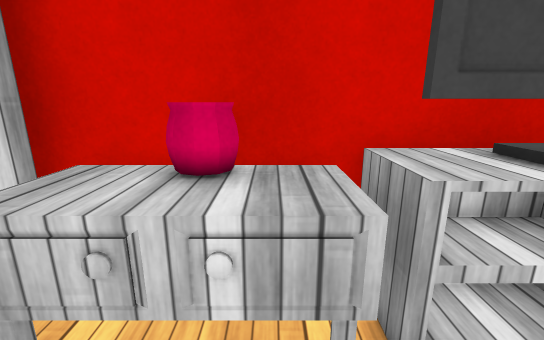
[1] (above)

12 first-person views from a walk through a 3-D level made in the Unity game engine. The camera is 1.5 m above the floor, tilts 14° down and sees 90° across. The floor is counted in squares, 0.47 m on a side. Each view is taken from the middle of a square. On the plan, view 1 faces up. The plan holds only what a view shows up to about 20 squares ahead; the rest is blank. The place goes on beyond the plan. The player is left out. Surface patterns are stand-ins for the level's own textures.

[2]
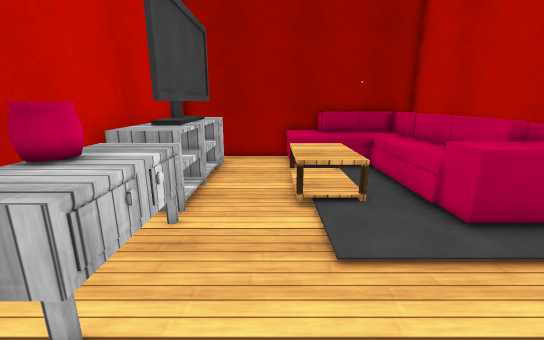

[3]
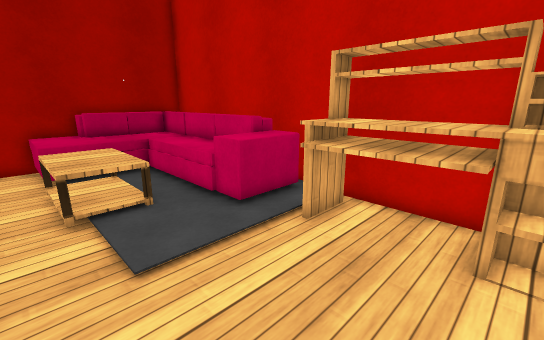

[4]
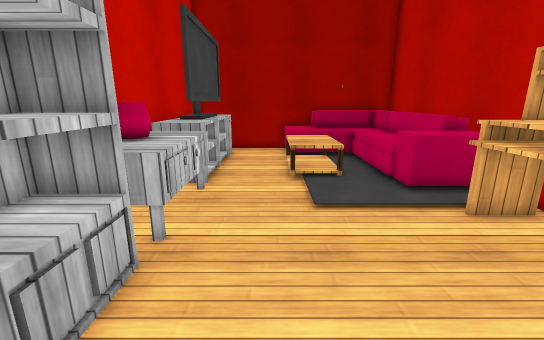

[5]
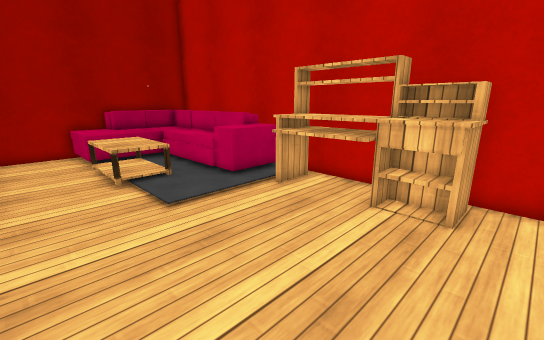

[6]
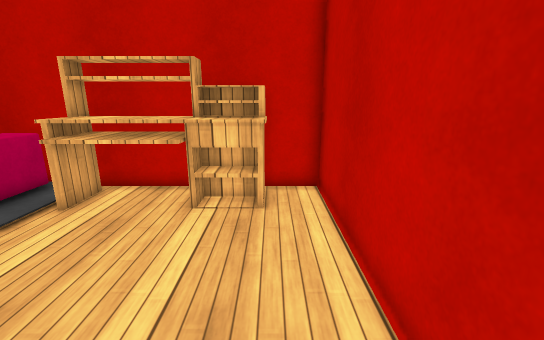

[7]
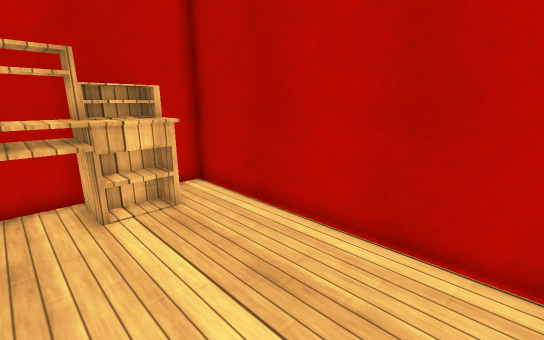

[8]
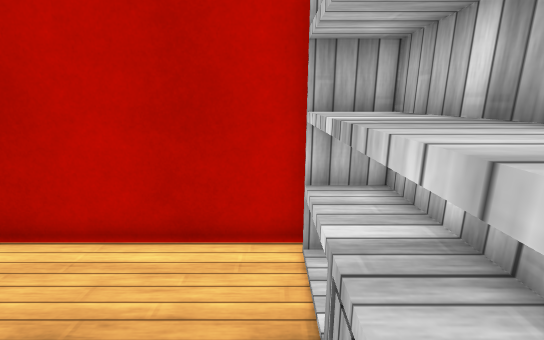

[9]
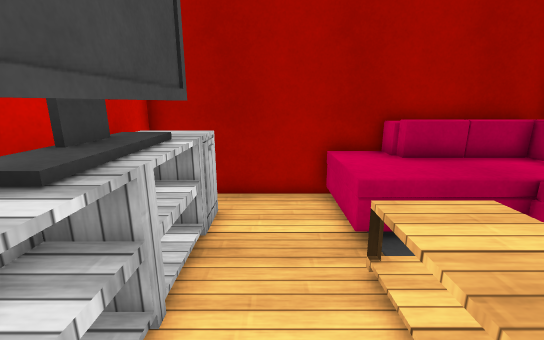

[10]
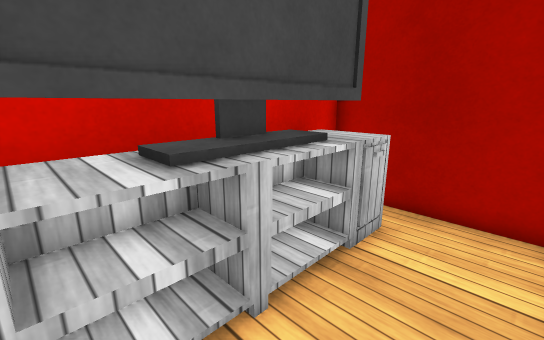

[11]
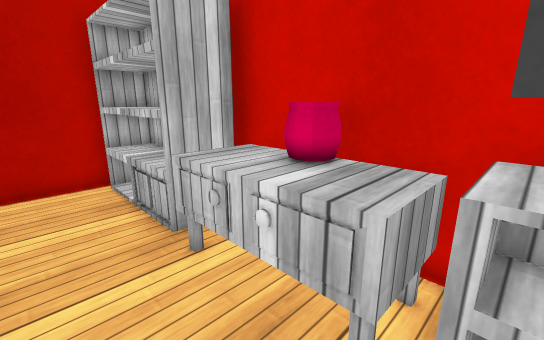

[12]
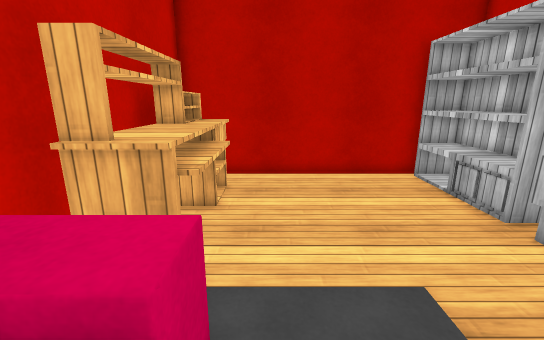

### Floor plan
Key: @ floor where view 1 was taken; # wall or solid block; . floor; = window, fence, low wall or low ledge; ^ raised ledge.
Columns run from 10 left of view 1 to 10 right of it. Each row starts with its distance up from view 1.
  5      ################
  4 #######^^^^^^^^^^^^^#
  3 #=====#^^^^^======#.#
  2 #......=====........#
  1 #...................#
  0 #.........@.........#
 -1 #...........^^^^.^^^^
 -2 #...........^^^^.^^^^
 -3 #...........^^^^.^^^^
 -4 #................^^^^
 -5 #....^^^..^^^^^^^^^^^
 -6 #.^^^^^^^#^^ ^^^^^^^^
 -7 #.########^^^^^^^^^^^
 -8 ####    #############

Where each view was taken, in squares from view 1:
view 1: 0 up, 0 right, facing up
view 2: 0 up, 6 left, facing right
view 3: 0 up, 6 left, facing down-right
view 4: 0 up, 9 left, facing right
view 5: 2 up, 9 left, facing down-right
view 6: 2 up, 8 left, facing down
view 7: 2 up, 4 left, facing down-left
view 8: 2 up, 4 left, facing left
view 9: 1 up, 1 right, facing right
view 10: 0 up, 2 right, facing up-right
view 11: 0 up, 2 right, facing up-left
view 12: 4 down, 3 right, facing left
